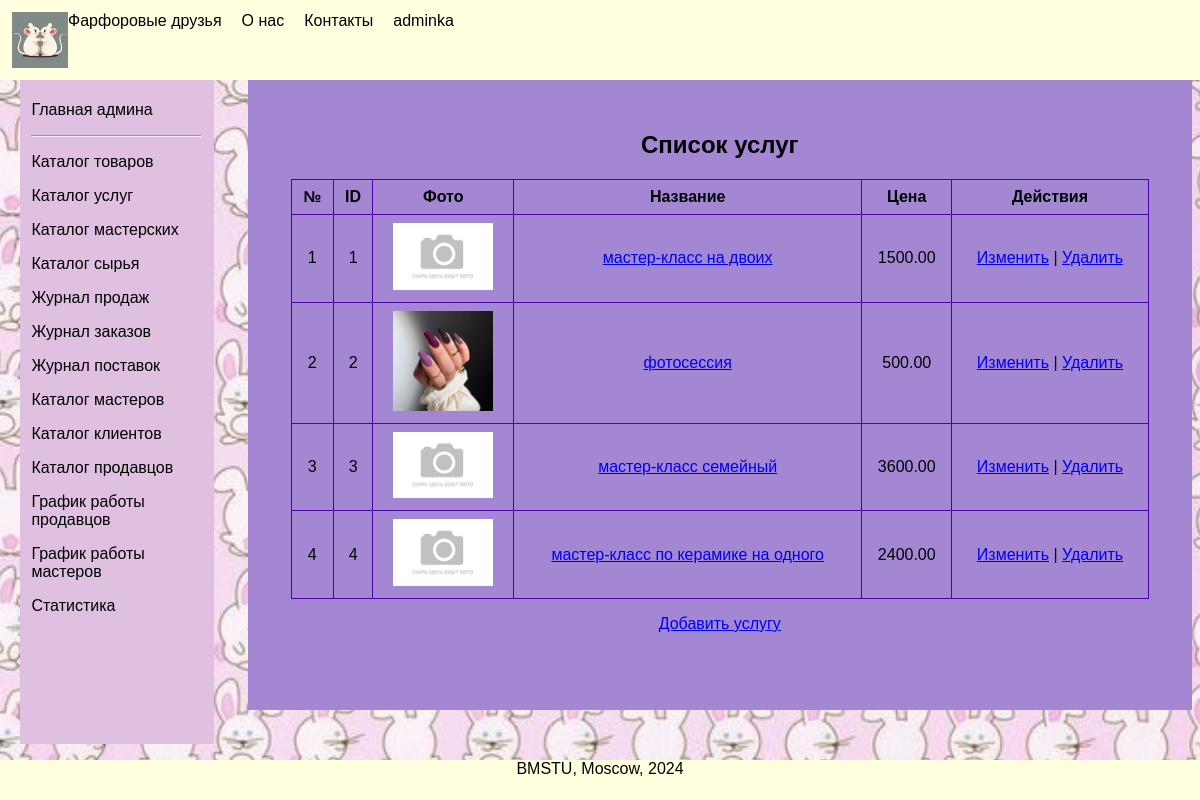
Page /services/ (signed in) on the committed database.
### nirs_app/models.py (models this page shows, shortened)
class User(AbstractUser):
    username = None
    first_name = models.CharField(max_length=43)
    last_name = models.CharField(max_length=43)
    email = models.EmailField(unique=True)
    phone_number = models.CharField(max_length=15)
    is_employee = models.BooleanField(default=False)
    USERNAME_FIELD = 'email'
    REQUIRED_FIELDS = ['first_name', 'last_name']

class Service(models.Model):
    photo = models.ImageField(upload_to="images/services", default="images/no_photo.png")
    name = models.CharField(max_length=255, unique=True)
    price = models.DecimalField(max_digits=10, decimal_places=2)
    description = models.TextField()
    duration = models.IntegerField(default=60)
    is_main = models.BooleanField(default=True)
    def get_photo_url(self):
        if self.photo:
            return f"{settings.STATIC_URL}{self.photo}"
        return f"{settings.STATIC_URL}images/services/no_photo.png"

### nirs_app/views.py (the view)
# urls.py: path("", views.services_list_view, name='services_list'),
@login_required
@user_passes_test(is_superuser)
def services_list_view(request):
    dataset = Service.objects.all()
    return render(request, "services/services.html", {'dataset': dataset})

### nirs_app/context_processors.py (called while the page is built)
def user_role(request):
    if request.user.is_authenticated:
        user = request.user
        role = get_user_role(user)
        return {'role': role}
    return {}

def get_user_role(user):
    if user.is_superuser:
        return 'админа'
    elif hasattr(user, 'seller'):
        return 'продавца'
    elif hasattr(user, 'master'):
        return 'мастера'
    elif hasattr(user, 'client'):
        return 'клиента'
    return None

### nirs_app/views.py (called while the page is built)
def is_superuser(user):
    return user.is_superuser

### nirs_app/templates/services/services.html (shortened to what this page needs)
{% extends "personal/user_personal.html" %}
{% load static %}
{% block content %}
    <section id="products">
        <h2>Список услуг</h2>
        <table style="width: 100%; border-collapse: collapse; border: 1px solid black;">
            <thead>
                <tr>
                    <th style="border: 1px solid rgb(78, 0, 173); padding: 8px;">№</th>
                    <th style="border: 1px solid rgb(78, 0, 173); padding: 8px;">ID</th>
                    <th style="border: 1px solid rgb(78, 0, 173); padding: 8px;">Фото</th>
                    <th style="border: 1px solid rgb(78, 0, 173); padding: 8px;">Название</th>
                    <th style="border: 1px solid rgb(78, 0, 173); padding: 8px;">Цена</th>
                    <th style="border: 1px solid rgb(78, 0, 173); padding: 8px;">Действия</th>
                </tr>
            </thead>
            <tbody>
                {% for data in dataset %}
                <tr>
                    <td style="border: 1px solid rgb(78, 0, 173); padding: 8px;">{{ forloop.counter }}</td>
                    <td style="border: 1px solid rgb(78, 0, 173); padding: 8px;">{{ data.id }}</td>
                    <td style="border: 1px solid rgb(78, 0, 173); padding: 8px;">
                        <img src="{{ data.get_photo_url }}" alt="{{ data.name }}" style="max-width: 100px; max-height: 100px;" />
                    </td>
                    <td style="border: 1px solid rgb(78, 0, 173); padding: 8px;"><a href="{% url 'service_detail_admin' data.id %}">{{ data.name }}</a></td>
                    <td style="border: 1px solid rgb(78, 0, 173); padding: 8px;">{{ data.price }}</td>
                    <td style="border: 1px solid rgb(78, 0, 173); padding: 8px;">
                        <a href="{% url 'service_update' data.id %}">Изменить</a> |
                        <a href="{% url 'service_delete' data.id %}">Удалить</a>
                    </td>
                </tr>
                {% endfor %}
            </tbody>
        </table>
        <p><a href="{% url 'service_create' %}">Добавить услугу</a></p><br>
    </section>
{% endblock content %}

### nirs_app/templates/index.html (shortened to what this page needs)
<!DOCTYPE html>
{% load static %}
<html lang="ru">
<head>
    <link rel="stylesheet" href="{% static 'css/styles.css' %}">
</head>
<body>
    <div class="header">
        <img src="{% static "images/farfor_logo_2d.png" %}" alt="logo" >
            <a href="{% url 'home' %}">Фарфоровые друзья</a>
            <a href="{% url 'about' %}">О нас</a>
            <a href="{% url 'contacts' %}">Контакты</a>
            {% if request.user.is_authenticated %}
                <a href="{% url 'user_personal' %}">{{ request.user.first_name }}</a>
            {% else %}
                <a href="{% url 'auth' %}">Вход</a>
            {% endif %}
    </div>
    <div class="container">
        <div class="sidebar">
            {% block sidebar %}{% endblock sidebar %}
        </div>
        <div class="content">
            {% block content %}{% endblock content %}
        </div>
    </div>
    <div class="footer">
        <p>BMSTU, Moscow, 2024</p>
    </div>
</body>
</html>

### nirs_app/static/css/styles.css (style rules this page uses)
body { background-size: cover; background-repeat: repeat-y; background-position: center; height: 100vh; margin: 0; font-family: sans-serif; box-sizing: border-box; }
.header { background-color: #FFFFE0; padding: 1%; display: flex; width: 100%; height: 10%; position: fixed; text-align: center; box-sizing: border-box; }
.header a { text-decoration:dotted; color: black; margin-right: 20px; }
.footer { background-color: #FFFFE0; width: 100%; height: 5%; text-align: center; position:static; }
.container { display: flex; width: 95%; }
.sidebar { background-color: #E0C0E0; width: 15%; padding: 1%; margin-top: 6.5%; margin-left: 20px; }
.content { align-self: center; margin-top: 3%; flex: 1; padding: 3%; height: auto; text-align: center; }
#products { padding: 5%; width: 100%; height: auto; background-color: #a487d3; }

### rows in the picture
User: user.first_name "adminka"
Service: id "1", get_photo_url (placeholder picture), name "мастер-класс на двоих", price "1500.00"
Service: id "2", get_photo_url (picture), name "фотосессия", price "500.00"
Service: id "3", get_photo_url (placeholder picture), name "мастер-класс семейный", price "3600.00"
Service: id "4", get_photo_url (placeholder picture), name "мастер-класс по керамике на одного", price "2400.00"
